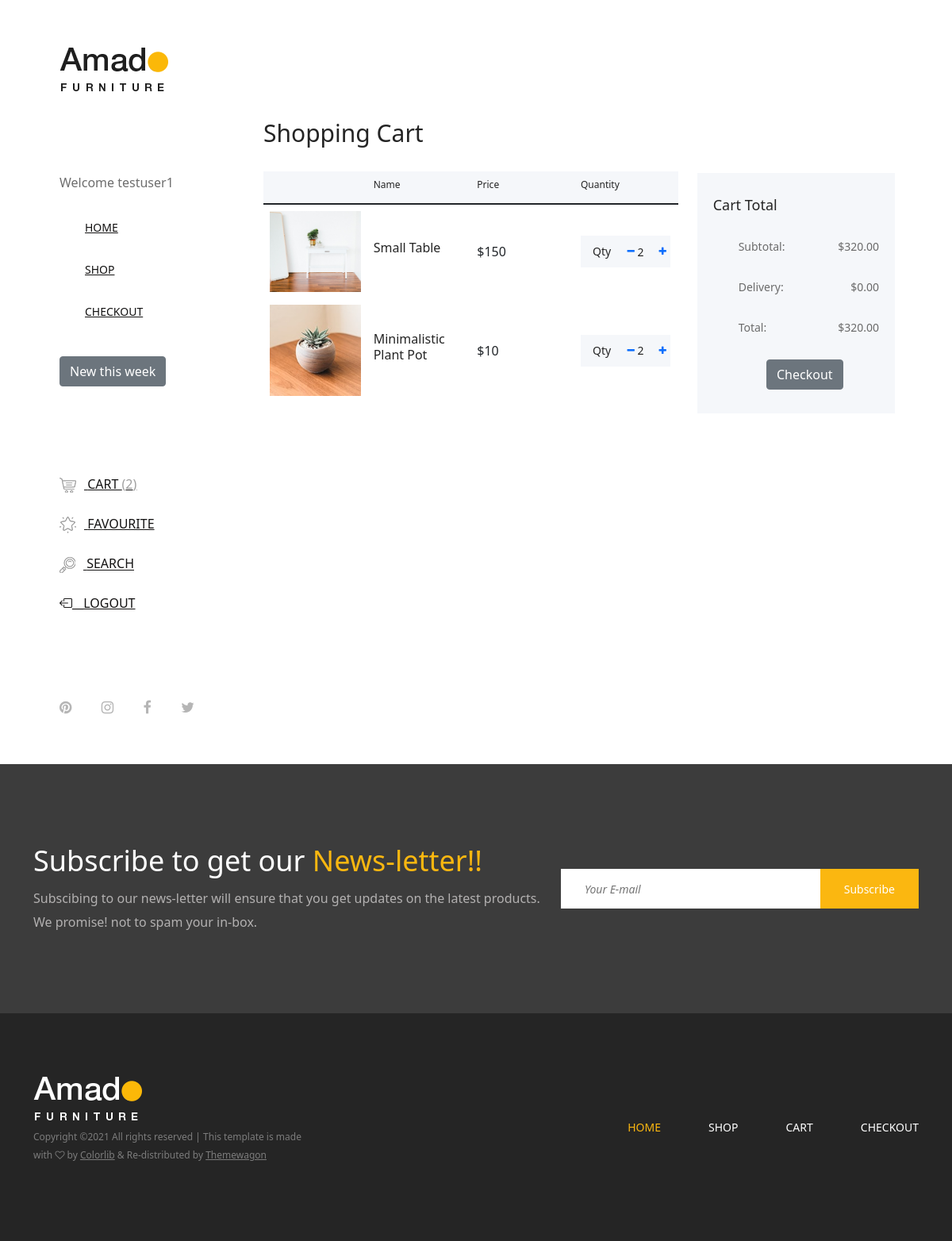
The app's page /cart (signed in), older data.
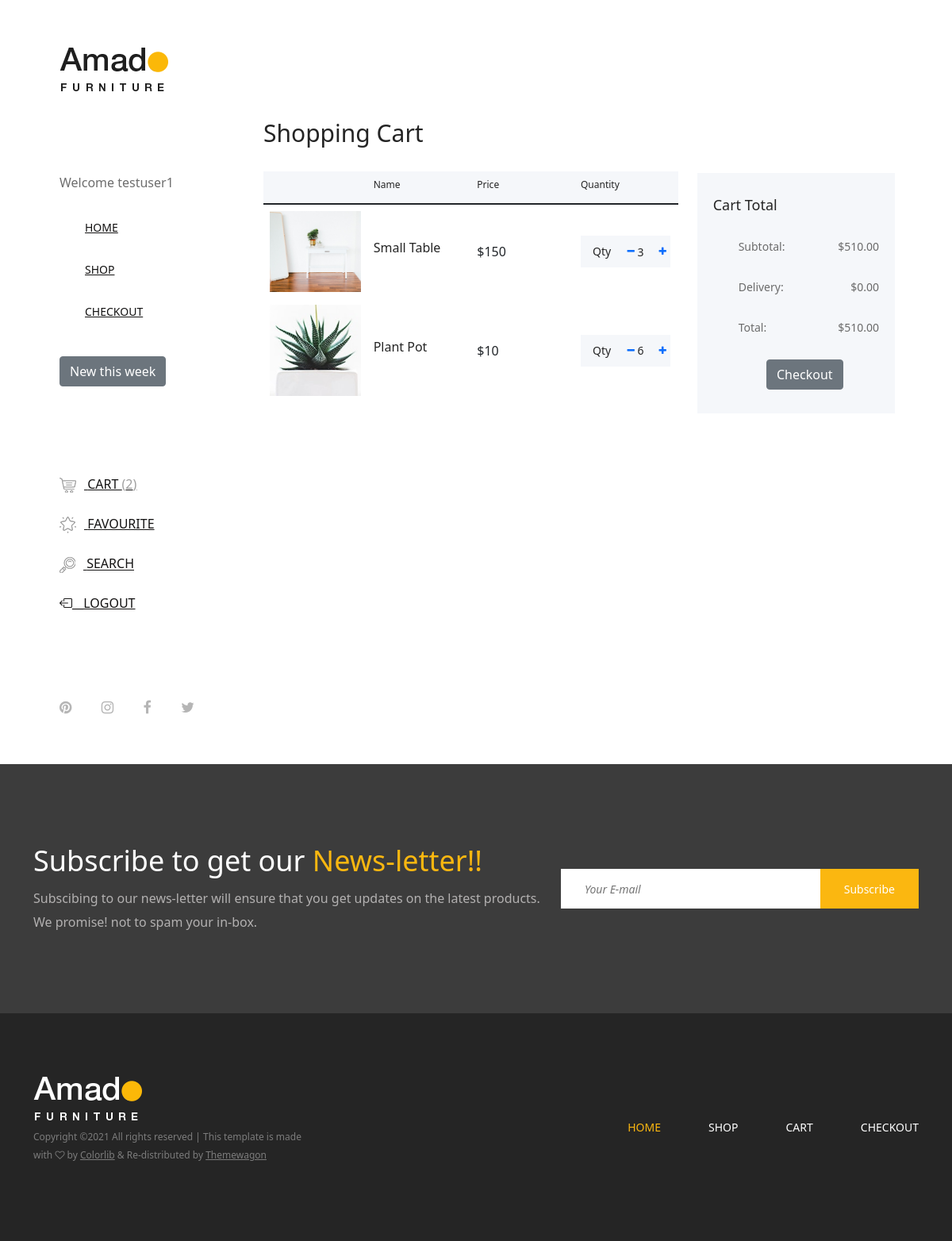
The same page, newer data.
### main/models.py (models this page shows, shortened)
class Cart(models.Model):
    user=models.ForeignKey(User, on_delete=models.CASCADE)
    product = models.ForeignKey(Product, on_delete=models.CASCADE)
    quantity = models.PositiveIntegerField(default=1)
    sub_total = models.IntegerField(blank=True, null=True)
    date = models.DateTimeField(auto_now_add=True)

class Product(models.Model):
    Category_choices = [
    ('chairs', 'chairs'),
    ('beds', 'beds'),
    ('tables', 'tables'),
    ('home_deco', 'home_deco'),
    ('dressings', 'dressings')
]
    name = models.CharField(max_length=100)
    price = models.IntegerField(null=False, blank=False)
    image = models.ImageField(upload_to ='products/')
    category = models.CharField(choices=Category_choices, max_length=50)

### main/views.py (the view)
# urls.py: path('cart', CartView.as_view(), name='cart'),
class CartView(View):
    def get(self, request, *args, **kwargs):
        cart_objects = Cart.objects.filter(user = request.user)
        total_no_of_products = cart_objects.count()
        subtotal = []
        for objects in cart_objects:
            subtotal.append(objects.sub_total)
        subtotal2 = sum(subtotal)
        delivery_fee = 0                 # Just equal to zero for now....
        total = subtotal2 + delivery_fee
        context={
            'cart_objects': cart_objects,
            'total_no_of_products': total_no_of_products,
            'total': total,
            'subtotal2': subtotal2,
            'delivery_fee': delivery_fee,
        }
        return render(request, 'main/cart.html', context)

### main/templates/main/cart.html (shortened to what this page needs)
{% extends 'main/base.html' %}
{% block content %}
        <div class="cart-table-area section-padding-100">
            <div class="container-fluid">
                <div class="row">
                    <div class="col-12 col-lg-8">
                        <div class="cart-title mt-50">
                            <h2>Shopping Cart</h2>
                        </div>
                        <div class="cart-table clearfix">
                            <table class="table table-responsive">
                                <thead>
                                    <tr>
                                        <th></th>
                                        <th>Name</th>
                                        <th>Price</th>
                                        <th>Quantity</th>
                                    </tr>
                                </thead>
                                <tbody>
                                    {% for cart in cart_objects %}
                                    <tr>
                                        <td class="cart_product_img">
                                            <a href="#"><img src="{{ cart.product.image.url }}" alt="Product"></a>
                                        </td>
                                        <td class="cart_product_desc">
                                            <h5>{{ cart.product.name }}</h5>
                                        </td>
                                        <td class="price">
                                            <span>${{ cart.product.price }}</span>
                                        </td>
                                        <td class="qty">
                                            <div class="qty-btn d-flex">
                                                <p>Qty</p>
                                                <div class="quantity">
                                                    <span class="qty-minus"> <a href="{% url 'remove_cart' cart.product.pk %}"><i class="fa fa-minus" aria-hidden="true"></i></a> </span>
                                                    <input type="number" name="quantity" value="{{ cart.quantity }}">
                                                    <span class="qty-plus"> <a href="{% url 'add_to_cart' cart.product.pk %}"><i class="fa fa-plus" aria-hidden="true"></i></a></span>
                                                </div>
                                            </div>
                                        </td>
                                    </tr>
                                    {% endfor %}
                                </tbody>
                            </table>
                        </div>
                    </div>
                    <div class="col-12 col-lg-4">
                        <div class="cart-summary">
                            <h5>Cart Total</h5>
                            <ul class="summary-table">
                                <li><span>subtotal:</span> <span>${{ subtotal2 }}.00</span></li>
                                <li><span>delivery:</span> <span>${{ delivery_fee }}.00</span></li>
                                <li><span>total:</span> <span>${{ total }}.00</span></li>
                            </ul>
                            <div class="d-grid gap-2 col-6 mx-auto">
                                <a href="{% url 'checkout' %}" class="btn btn-secondary">Checkout</a>
                            </div>
                        </div>
                    </div>
                </div>
            </div>
        </div>
    </div>
{% endblock content %}

Row changes from the older to the newer data that the page shows:
removed Cart: product.image (picture), product.name "Minimalistic Plant Pot", product.price "10", quantity "2"
changed Cart "Small Table": quantity "2" → "3"
added Cart: product.image (picture), product.name "Plant Pot", product.price "10", quantity "6"
Text that changed along with them:
{{ subtotal2 }}: "320" → "510"
{{ total }}: "320" → "510"
